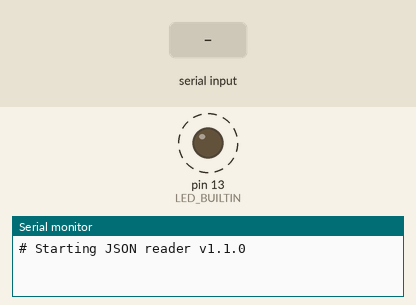
The sketch below on a simulated Arduino Uno, built with avr-gcc and run on an emulated ATmega328P. Parts: output pins drawn as LEDs (lit = HIGH), the last lines printed to the serial monitor. Dashed ring = blinking. Inputs (shaded band) come from the test bench.

Above: at 1.2 s.
1.3 s: "p90\n" received over Serial
2.8 s: byte 63 ('?') received over Serial
At 3.8 s:
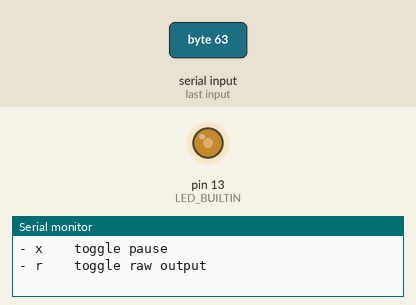
4.3 s: byte 120 ('x') received over Serial
At 5.4 s:
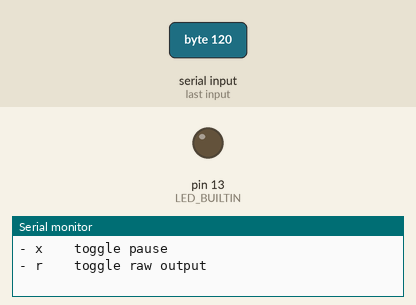
5.8 s: "x90\n" received over Serial
At 6.5 s:
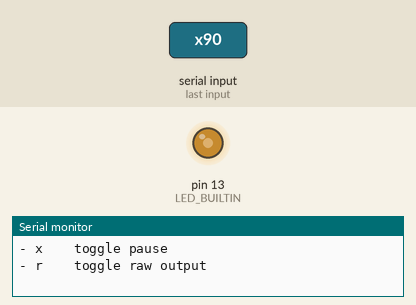
Timing chart, 0 to 8.3 s (numbered marks = the images above; inputs shaded):
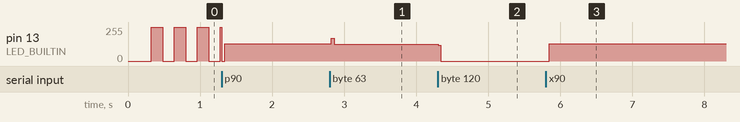

Measured:
- after the input at 2.8 s, pin 13 (LED_BUILTIN): 129/255 → 127/255 at once
- after the input at 4.3 s, pin 13 (LED_BUILTIN): 127/255 → 0/255 at once
- after the input at 5.8 s, pin 13 (LED_BUILTIN): 0/255 → 129/255 at once

The sketch:

db_dashboard.ino
```cpp
#include <ArduinoJson.h>
#define VERSION "1.1.0"
#define BAUD_RATE 115200
// Digital inputs
#define DI1 9
#define DI2 10
#define DI3 11
#define DI4 12

// Main lood delay: this is typically a small value, used to save power
#define DELAY 40UL     // microseconds
// Sampling period: this is the time between samples, must be larger than DELAY
#define TIMESTEP 160UL // milliseconds
// Topmost field in the output JSON
#define DATA_FIELD "data"

JsonDocument Doc;
String Out;
volatile bool Changed = false, MarkerIn = false;
String Source = "";
unsigned long DebounceDelay = 500;

void setup() {
  // put your setup code here, to run once:
  Serial.begin(BAUD_RATE);
  Serial.print("# Starting JSON reader v" VERSION "\n");
  pinMode(LED_BUILTIN, OUTPUT);
  pinMode(DI1, INPUT);
  pinMode(DI2, INPUT_PULLUP);
  pinMode(DI3, INPUT_PULLUP);
  pinMode(DI4, INPUT);
  attachInterrupt(digitalPinToInterrupt(DI1), detect_change_DI1, CHANGE);
  attachInterrupt(digitalPinToInterrupt(DI2), detect_change_debounce_DI2, RISING);
  attachInterrupt(digitalPinToInterrupt(DI3), detect_change_debounce_DI3, RISING);
}

void detect_change_DI1() {
  Changed = true;
  Source = String("logging ") + (digitalRead(DI1) ? "On" : "Off");
  MarkerIn = false;
}

void detect_change_debounce_DI2() {
  static unsigned long last = 0;

  if (millis() - last > DebounceDelay) {
    Changed = true;
    last = millis();
    MarkerIn = !MarkerIn;
    Source = String("marker ") + (MarkerIn ? "in" : "out");
  }
}

void detect_change_debounce_DI3() {
  static unsigned long last = 0;
  if (millis() - last > DebounceDelay) {
    Changed = true;
    last = millis();
    Source = "marker";
  }
}

void loop() {
  static unsigned long prev_time = 0;
  static unsigned long timestep_us = TIMESTEP * 1000;
  static unsigned long delay = DELAY;
  static unsigned long count = 0;
  static bool onoff = LOW, pause = false, raw = false;
  unsigned long now = micros();
  static unsigned long v = 0; // accumulator for serial values

  // Serial input
  // This allows to change parameters on the fly. Toggle parameters are read
  // as a single character, while commands that take a numeric argument
  // (integer) follow this convention: 123X, where 123 is the value and X is the
  // command. The commands are always single characters and correspond
  // to the following switch cases:
  char ch;
  // Read serial in
  if (Serial.available()) {
    ch = Serial.read();
    switch (ch) {
      case '0'...'9': // numeric value accumulator
        v = v * 10 + ch - '0';
        break;
      case 'p': // set timestep_us to the current accumulator value
        timestep_us = constrain(v * 1000, 1000, 1E6);
        v = 0;
        break;
      case 'd': // set delay to the current accumulator value
        delay = constrain(v, 1, timestep_us / 10.0);
        v = 0;
        break;
      case 'b':
        DebounceDelay = constrain(v, 0, 5000);
        break;
      case 'x': // toggle pause mode
        pause = !pause;
        break;
      case 'r': // toggle raw mode
        raw = !raw;
        break;
      case '?': // provide inline help
        Serial.print("Version: " VERSION "\n");
        Serial.print("Usage:\n");
        Serial.print("- 10p  set sampling period to 10 milliseconds (now ");
        Serial.print(timestep_us / 1000);
        Serial.print(" ms)\n- 30d  set loop delay to 30 microseconds (now ");
        Serial.print(delay);
        Serial.print(" us)\n- 500b  set debounce delay to 500 milliseconds (now ");
        Serial.print(DebounceDelay);
        Serial.print(" ms)\n");
        Serial.print("- x    toggle pause\n");
        Serial.print("- r    toggle raw output\n");
        break;
      default:
        v = 0;
    }
  }

  if (pause) return;

  if (now - prev_time >= timestep_us) {
    digitalWrite(LED_BUILTIN, onoff);
    onoff = !onoff;
    if (Changed) {
      Doc.clear();
      Doc["millis"] = millis();
      Doc["count"] = count;

      // Digital inputs
      Doc[DATA_FIELD]["event"] = Source;
      Doc[DATA_FIELD]["flag"] = digitalRead(DI4) == HIGH;

      serializeJson(Doc, Out);
      Serial.print(Out);
      Serial.print("\n");
      Changed = false;
      count++;
    }

    prev_time = now;
  }
  delayMicroseconds(delay);
}
```
